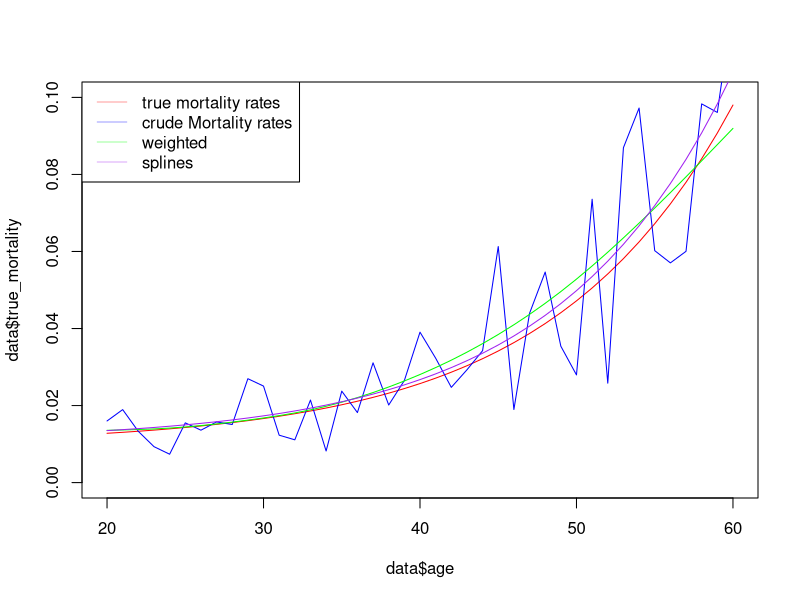
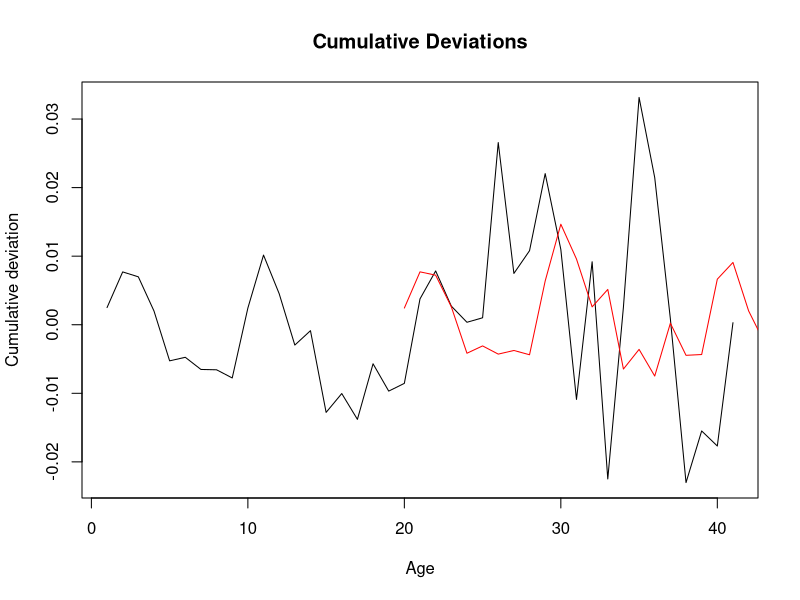

These figures' R source, in order:
data <- data.frame(age=c(20:60))

data
data$etr <- 1000*0.95^(data$age-20)
data

a <- 0.01
b <- 0.0005
c <- 1.09


data$true_mortality <- a+b*c^data$age
set.seed(1650)
data$deaths <- rbinom(n = nrow(data), size = round(data$etr), prob = data$true_mortality)


data$crude_mortality <- data$deaths/data$etr

data

plot(data$age,data$true_mortality,type ="l",col="red",ylim = c(0,0.1))
lines(data$age,data$crude_mortality,col ="blue")

# we can see the crude mortality rates are definately not smooth

# Smoothing the crude mortality rates
# using parametric approach for smoothening
# weighted least squares 
fit_weighted <- nls(data$crude_mortality~a+b*c^data$age, data = data,
                    start = list(a = 0.002, b = 0.0003, c = 1.08),
                    weights = data$etr)
summ <- summary(fit_weighted)

a <- summ$coefficients[1]
b <- summ$coefficients[2]
c <- summ$coefficients[3]
data$weighted <- a+b*c^data$age 


# 2nd graduatation using splines function

library(splines)
fit_spline <- smooth.spline(data$age,data$crude_mortality,w = data$etr)

data$graduated_splines <- predict(fit_spline,data$age)$y


lines(data$age,data$graduated_splines,col ="green")
lines(data$age,data$weighted,col ="purple")




legend("topleft",legend = c("true mortality rates","crude Mortality rates","weighted ","splines"),col =c("red","blue","green","purple"),lwd = 0.4)


#runing the chi square test for weighted graudted rates
data$zx <- ((data$deaths-data$etr*data$weighted)/(data$etr*data$weighted))

data$zx_squared <- ((data$deaths - data$etr*data$weighted)^2) / (data$etr*data$weighted)
chi_sq_stat <- sum(data$zx_squared)
data

crit <- qchisq(0.95, df = 38)
yn <- ifelse(chi_sq_stat < crit, 1, 0)

ifelse(yn == 1, "Graduation works good", "Graduation doesn't work good")




#testing for splines graudted rates

data$spline_zx <- ((data$deaths-data$etr*data$graduated_splines)/(data$etr*data$graduated_splines))

data$zx_spline_squared <- data$spline_zx^2
chi_sq_stat_spline <- sum(data$zx_spline_squared)
data

crit_spline <- qchisq(0.95, df = 38)
yn_spline <- ifelse(chi_sq_stat_spline < crit_spline, 1, 0)

ifelse(yn_spline == 1, "Graduation works good", "Graduation doesn't work good")


data

# signs test for weighted graduated rates'

# count signs
pos <- sum(data$zx > 0)
neg <- sum(data$zx < 0)

# binomial test
binom.test(pos, pos+neg, p=0.5)


# 
# signs test for splines graduated rates

# count signs
pos_sp <- sum(data$spline_zx > 0)
neg_sp <- sum(data$spline_zx < 0)

# binomial test
binom.test(pos_sp, pos_sp+neg_sp, p=0.5)


#Cumulative Deviation tests for weighted 
# crude vs graduated rates
crude <- data$deaths / data$etr
grad  <- data$weighted

# deviations
dev <- crude - grad

# cumulative deviations
cum_dev <- cumsum(dev)

# plot cumulative deviations
plot(cum_dev, type="l", main="Cumulative Deviations", 
     ylab="Cumulative deviation", xlab="Age")

# test statistic = max absolute cumulative deviation
test_stat <- max(abs(cum_dev))
test_stat




# Cumulative Deviation tests for Splines
# crude vs graduated rates
crude_spline <- data$deaths / data$etr
grad_spline  <- data$graduated_splines

# deviations
dev_spline <- crude_spline - grad_spline

# cumulative deviations
cum_dev_spline <- cumsum(dev_spline)

# plot cumulative deviations
lines(data$age,cum_dev_spline, type="l", col ="red")


# test statistic = max absolute cumulative deviation
test_stat <- max(abs(cum_dev_spline))
test_stat

write.csv(data,"graduation_data.csv",row.names = FALSE)


getwd
